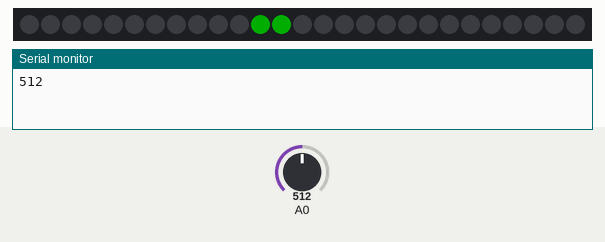
This sketch was run on a simulated ATtiny85, built with avr-gcc and run on an emulated ATtiny85. On the bench: 27 RGB LEDs in strip order, left to right, the last lines printed to the serial monitor. The test bench sets the inputs (shaded band); at power-on: A0 = 512. Dim RGB values are drawn brighter than linear.

Above: at 1.28 s.
1.3 s: A0 set to 416
3.1 s: A0 set to 391
At 3.48 s:
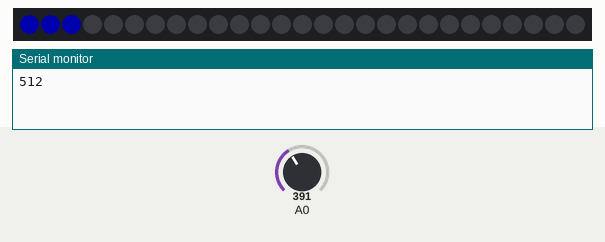
4.9 s: A0 set to 511
7.9 s: A0 set to 306
At 10.75 s:
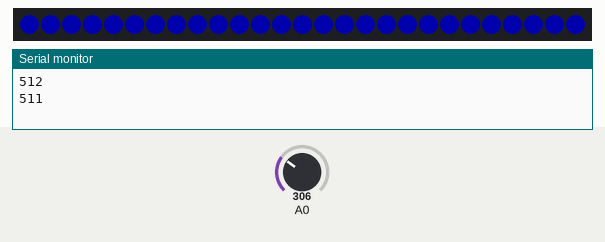

The sketch:

charger.ino
```cpp
/* Author: Seth Shaw
 * Date: June 16, 2020
 * Description: shows different led effects based on voltage draw
 */
#include <Adafruit_NeoPixel.h>
#ifdef __AVR__
 #include <avr/power.h> // Required for 16 MHz Adafruit Trinket
#endif

#define LED_PIN    5//output pin

#define LED_COUNT 27//num of leds

Adafruit_NeoPixel strip(LED_COUNT, LED_PIN, NEO_GRB + NEO_KHZ800);

void setup() {
  // These lines are specifically to support the Adafruit Trinket 5V 16 MHz.
  // Any other board, you can remove this part (but no harm leaving it):
#if defined(__AVR_ATtiny85__) && (F_CPU == 16000000)
  clock_prescale_set(clock_div_1);
#endif
  // END of Trinket-specific code.

  strip.begin();           // INITIALIZE NeoPixel strip object (REQUIRED)
  strip.show();            // Turn OFF all pixels ASAP
  strip.setBrightness(50); // Set BRIGHTNESS to about 1/5 (max = 255)

  Serial.begin(9600);
}

  uint32_t green=strip.Color(0, 255, 0);  //define led colours
  uint32_t blue=strip.Color(0, 0, 255);
  uint32_t off=strip.Color(0, 0, 0);
  int range=400;  //min voltage level when charging

bool charging(){  //returns true when charging
  return analogRead(A0)>range;
}

bool sleeping(){  //returns true when not charging
  return !charging();
}

bool True(){  //returns true
  return true;
}

/* sets all leds to 'colour'
 * delays 'duration' after changin each pixel
 * 'killTrail" gives the option to turn off trailing leds
 * accepts an abort function that wipes the stripe and returns
 */
void wipe(uint32_t colour, int duration, bool killTrail, bool(*func)()){
  for(int i=0; i<strip.numPixels(); i++) {  //loop through all pixels
    if(!(*func)()){
      wipe(off, 0, false, &True); //wipes stripe and aborts if func returns false
      return;
    }
    strip.setPixelColor(i, colour); //set next pixel colour
    if(killTrail)
      strip.setPixelColor(i-2, off);  //turns off trailing led if option selected
    strip.show(); //updates stripe
    delay(duration);
  }
}

void loop() {
  Serial.println(analogRead(A0)); //use serial monitor to set range

  int i, sec=59;

  while(analogRead(A0)>range){     //charging loop
    wipe(green, 100, true, &charging);  //loops green killing trail
    strip.setPixelColor(strip.numPixels()-1, off);  //kills remaining two LEDS
    strip.setPixelColor(strip.numPixels()-2, off);
    strip.show();
    sec=59;
  }

  while(analogRead(A0)<=range){    //sleep loop
    if(sec!=59){  //only runs once a minute
      break;
    }
    wipe(blue, 100, false, &sleeping);  //sets all leds blue
    wipe(off, 100, false, &sleeping);   //turns off all leds
    sec=0;  //set clock back to zero
  }
  delay(1000);
  sec++;
}
```

Measured:
- the behaviour switches between 401 and 400 on A0 (found by bisection; images 0 and 1)
- after the input at 3.1 s, the LEDs: first change after 0.08 s (image 1 shows a later state)
- after the input at 7.9 s, the LEDs: first differ from a run without the input after 0.16 s (image 2 shows a later state)
